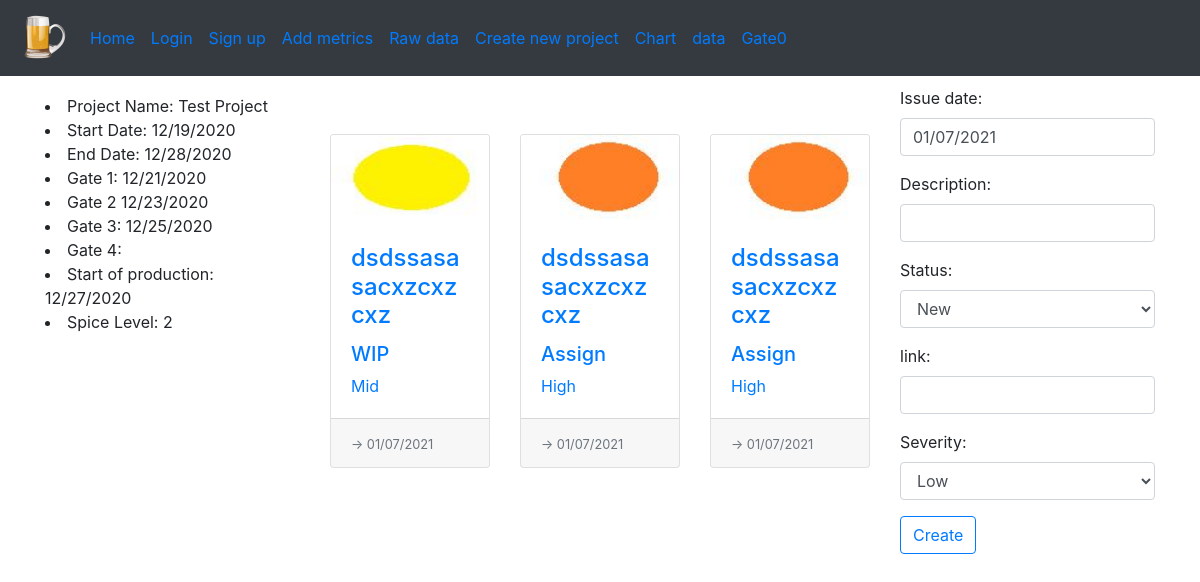
The page / on the database its author committed.
### spice_status/models/project_models.py (models this page shows)
class Project(db.Model):
    id = db.Column(db.Integer, primary_key=True)
    start_date = db.Column(db.String)
    end_date = db.Column(db.String)
    name = db.Column(db.String)
    gate_1 = db.Column(db.String)
    gate_2 = db.Column(db.String)
    gate_3 = db.Column(db.String)
    sop = db.Column(db.String)
    spice_level = db.Column(db.String)
    risks = db.Column(db.String)
    low_issues = db.Column(db.String)
    high_issues = db.Column(db.String)

### spice_status/models/issue_models.py (models this page shows)
class Issue(db.Model):
    id = db.Column(db.Integer, primary_key=True)
    date = db.Column(db.String, default=(datetime.utcnow().strftime("%m/%d/%Y")))
    description = db.Column(db.String)
    status = db.Column(db.String)
    link = db.Column(db.String, default='')
    severity = db.Column(db.String)

### spice_status/views/main_views.py (the view, shortened to what this page needs)
@bp_main.route('/', methods=['GET', 'POST'])
def home():
    form = IssueForm()
    return render_template('status_page.html', form=form, issues=Issue.query.all(), project=get_project())

### spice_status/forms/issue_form.py
class IssueForm(FlaskForm):
    date = StringField('Issue date', default=(datetime.utcnow().strftime("%m/%d/%Y")), validators=[DataRequired()])
    description = StringField('Description', validators=[Length(min=15), DataRequired()])
    status = SelectField('Status', choices=['New', 'Assign', 'WIP', 'In Review', 'Closed'],
                         validators=[DataRequired()])
    link = StringField('link')
    severity = SelectField('Severity', choices=['Low', 'Mid', 'High', 'Escalated'],
                           validators=[DataRequired()])
    submit = SubmitField("Create")

### spice_status/models/project_models.py (called while the page is built)
def get_project():
    return Project.query.first()

### spice_status/templates/status_page.html (shortened to what this page needs)
{% extends "partials/_three_column.html" %}
{% from "macros/form_field_macros.html" import render_field %}
{% block lside %}
<li>Project Name: {{ project.name }}</li>
<li>Start Date: {{ project.start_date }}</li>
<li>End Date: {{ project.end_date }}</li>
<li>Gate 1: {{ project.gate_1 }}</li>
<li>Gate 2 {{ project.gate_2 }}</li>
<li>Gate 3: {{ project.gate_3 }}</li>
<li>Gate 4: {{ project.gate_4 }}</li>
<li>Start of production: {{ project.sop }}</li>
<li>Spice Level: {{ project.spice_level }}</li>
{% endblock %}
{% block main_content %}
    <div class="row my-5 card-wrapper test">
        {% if issues %}
            {% for issue in issues  %}
                <div class="col-lg-4 col-md-6 mb-4">
                    <div class="card h-100">
                        {% include 'partials/_issue_card.html' %}
                    </div>
                </div>
             {% endfor %}
        {% endif %}
    </div>
{% endblock %}
{% block rside %}
     {% with enctype = True %}
         {% include 'partials/_form.html' %}
    {% endwith %}
{% endblock %}

### spice_status/templates/partials/_three_column.html
{% extends 'partials/_base.html' %}
{% block content %}
    <div class="row">
        <div class="col-3">
            {% block lside %}
            {% endblock %}
        </div>
        <div class="col-6">
            {% block main_content %}
            {% endblock %}
        </div>
        <div class="col-3">
            {% block rside %}
            {% endblock %}
        </div>
    </div>
{% endblock %}

### spice_status/templates/macros/form_field_macros.html (shortened to what this page needs)
{% macro render_field(field) %}
<div class="form-group">
    {% with cls = "form-control is-invalid" if field.errors else "form-control" %}
        {%  if field.widget.input_type == "submit" %}
            {% set cls = "btn btn-outline-primary custom-btn" %}
        {% endif %}
        {% if field.widget.input_type == 'checkbox' %}
            {{ field }}
            {{ field.label }}
        {% else %}
            {% if field.widget.input_type != 'hidden' and field.widget.input_type != 'submit' %}
                {{ field.label(class="form-label") }}:
            {% endif %}
            {{ field(class=cls) }}
        {% endif %}
    {% endwith %}
</div>
{% endmacro %}

### spice_status/templates/partials/_base.html (shortened to what this page needs)
<!doctype html>
<html lang="en">
<head>
    <link rel="stylesheet" href="{{ url_for('static', filename='css/bootstrap.min.css') }}">
    <link rel="stylesheet" href="{{ url_for('static', filename='css/main.css') }}">
</head>
<body>
<header>
    {% block navigation %}
    {% include 'partials/_nav.html' %}
    {% endblock %}
</header>
<main class="container">
    <div class="row">
        <div class="col-12">
            {% block content %}
            {% endblock %}
        </div>
    </div>
</main>
</body>
</html>

### spice_status/templates/partials/_nav.html (shortened to what this page needs)
<nav class="navbar navbar-expand-lg navbar-blue bg-dark">
    <a class="navbar-brand" href="{{ url_for('main.home')}}"><img
            src="{{ url_for('static', filename='images/logo.png') }}" width='50' height='50'></a>
    <div class="collapse navbar-collapse" id="navbarSupportedContent">
        <ul class="navbar-nav mr-auto">
            <li class="nav-item active">
                <a class="nav-link" href="{{ url_for('main.home')}}">Home <span class="sr-only">(current)</span></a>
            </li>
            {% if not current_user.is_authenticated %}
            <li class="nav-item">
                <a class="nav-link" href="{{ url_for('auth.login')}}">Login</a>
            </li>
            {% else %}
            <li class="nav-item">
                <a class="nav-link" href="{{ url_for('auth.logout')}}">Logout</a>
            </li>
            {% endif %}
            <li class="nav-item">
                <a class="nav-link" href="{{ url_for('auth.signup')}}">Sign up</a>
            </li>
            <li class="nav-item">
                <a class="nav-link" href="{{ url_for('input.metrics')}}">Add metrics</a>
            </li>
            <li class="nav-item">
                <a class="nav-link" href="{{ url_for('input.raw')}}">Raw data</a>
            </li>
            <li class="nav-item">
                <a class="nav-link" href="{{ url_for('project.define_new_project')}}">Create new project</a>
            </li>
            <li class="nav-item">
                <a class="nav-link" href="{{ url_for('input.chart')}}">Chart</a>
            </li>
            <li class="nav-item">
                <a class="nav-link" href="{{ url_for('input.data')}}">data</a>
            </li>
            <li class="nav-item">
                <a class="nav-link" href="{{ url_for('checklist.checklist_gate_1')}}">Gate0</a>
            </li>
        </ul>
    </div>
</nav>

### spice_status/templates/partials/_issue_card.html
   <a href="{{ url_for('issue.edit', issue_id=issue.id ) }}" class="anchor-hidden">
    <div class="embed-responsive embed-responsive-16by9">
    <img src="{%if issue.severity=='Escalated' %}{{ url_for('static', filename='images/red_dot.JPG') }}{% elif issue.severity=='High'%} {{ url_for('static', filename='images/orange_dot.JPG') }}{% elif issue.severity=='Mid'%} {{ url_for('static', filename='images/yellow_dot.JPG') }}{% elif issue.severity=='Low'%} {{ url_for('static', filename='images/green_dot.JPG') }} {% endif %}" class="card-img-top embed-responsive-item" alt="...">
    </div>
      <div class="card-body">
        <h4 class="card-title">
          {{ issue.description }}
          </h4>
        <h5>{{ issue.status}}</h5>
        <p class="card-text">{{issue.severity}}</p>
    </div>
    <div class="card-footer">
      <small class="text-muted"> {{issue.link}} -> {{issue.date}}
      </small>
    </div>
      </a>

### spice_status/templates/partials/_form.html
{% from 'macros/form_field_macros.html' import render_field %}
<form action="{{ action }}" method="{{ method if method else 'POST'}}" novalidate {% if enctype %} enctype="multipart/form-data" {% endif %}>
    {% for f in form %}
        {{ render_field(f) }}
    {% endfor %}
</form>

### spice_status/static/css/main.css (style rules this page uses)
.navbar { margin-bottom: 10px; }

### rows shown on the page
Project: name "Test Project", start_date "12/19/2020", end_date "12/28/2020", gate_1 "12/21/2020", gate_2 "12/23/2020", gate_3 "12/25/2020", sop "12/27/2020", spice_level "2"
Issue: shows a picture, description "dsdssasasacxzcxzcxz", status "WIP", severity "Mid", date "01/07/2021"
Issue: description "dsdssasasacxzcxzcxz", status "Assign", severity "High", date "01/07/2021"
Issue: description "dsdssasasacxzcxzcxz", status "Assign", severity "High", date "01/07/2021"

### other values the page prints
{{ field.label(class="form-label") }} "Issue date" "Description" "Status" "link" "Severity"
